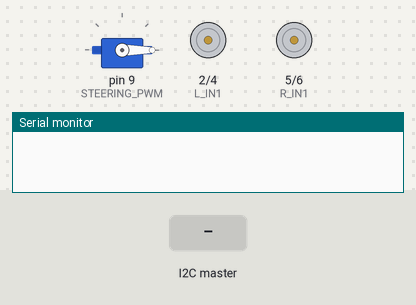
Recording of a sketch running on a simulated Arduino Uno, built with avr-gcc and run on an emulated ATmega328P. On the bench: servo, motor-driver pin pairs drawn as motors (green arrow = first pin HIGH = forward, orange = second pin HIGH = backward, longer = more drive, scaled by the enable pin), the last lines printed to the serial monitor. The inputs (shaded band) are chosen by the test bench.

Above: at 4.2 s.
4.3 s: the I2C master sends "f"
At 5.5 s:
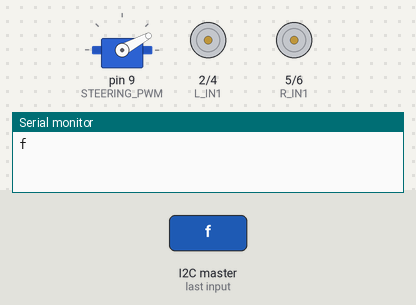
5.8 s: the I2C master sends "b"
7.3 s: the I2C master sends "r"
At 7.8 s:
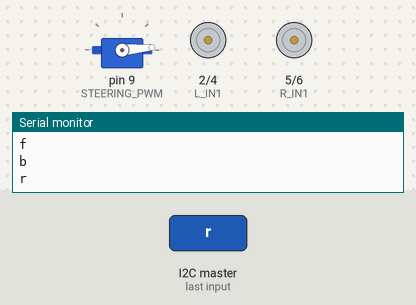
8.8 s: the I2C master sends "l"
At 10.0 s:
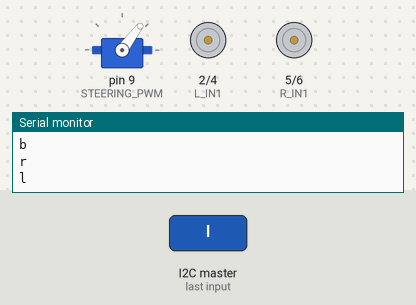
10.3 s: the I2C master sends "s"
Timing chart, 0 to 12.8 s (numbered marks = the images above; inputs shaded):
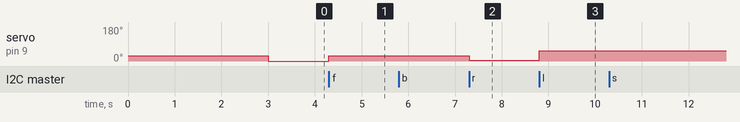

Measured:
- after the input at 4.3 s, servo on pin 9 (STEERING_PWM): 0° → 28° at once
- after the input at 7.3 s, servo on pin 9 (STEERING_PWM): 28° → 5° at once
- after the input at 8.8 s, servo on pin 9 (STEERING_PWM): 5° → 53° at once

The sketch:

jotoCar.ino
```cpp
#include <Servo.h>
#include <Wire.h>

#define R_PWM 11
#define R_IN1 5
#define R_IN2 6
#define L_PWM 10
#define L_IN1 2
#define L_IN2 4
#define STEERING_PWM 9


int SLAVE_ADDRESS = 0x04;   //I2Cのアドレス『0x04』
Servo servo;
byte value=0;
int r_pwm = 250;
int l_pwm = 250;
int steering = 0;
int stopFlag=0;

void setup() {
   Serial.begin(9600);
   //I2C接続を開始する
   Wire.begin(SLAVE_ADDRESS);

    //I2Cで受信したときに呼び出す関数を登録する
   Wire.onReceive(ReceiveMassage);

    //I2Cでリクエスト受信したときに呼び出す関数を登録する
   Wire.onRequest(RequestMassage);

   pinMode(R_IN1, OUTPUT);
   pinMode(L_IN1, OUTPUT);
   pinMode(R_IN2, OUTPUT);
   pinMode(L_IN2, OUTPUT);
   pinMode(R_PWM, OUTPUT);
   pinMode(L_PWM, OUTPUT);
   pinMode(STEERING_PWM, OUTPUT);

   servo.attach(STEERING_PWM);
   servo.write(28);//右2中央28左53
   delay(3000);
}

void loop() {
    switch(value){
      case 'f':
        steering = 28; //右2中央28左53
        l_pwm = 250; //大きいほど強くなる
        r_pwm = 250;

        //左正転
        digitalWrite(L_IN1, HIGH);
        digitalWrite(L_IN2, LOW);
//        digitalWrite(L_PWM, HIGH);
//        analogWrite(L_PWM, l_pwm);
        //右正転
        digitalWrite(R_IN1, HIGH);
        digitalWrite(R_IN2, LOW);
//        digitalWrite(R_PWM, HIGH);
//        analogWrite(R_PWM, r_pwm);
        break;

      case 'b':
        steering = 28; //右2中央28左53
        l_pwm = 10; //小さいほど強くなる
        r_pwm = 10;

        //左正転
        digitalWrite(L_IN1, LOW);
        digitalWrite(L_IN2, HIGH);
//        digitalWrite(L_PWM, LOW);
//        analogWrite(L_PWM, l_pwm);
        //右正転
        digitalWrite(R_IN1, LOW);
        digitalWrite(R_IN2, HIGH);
//        digitalWrite(R_PWM, LOW);
//        analogWrite(R_PWM, r_pwm);

        break;

      case 'r':
        steering = 5; //右2中央28左53
        l_pwm = 0;
        r_pwm = 0; //小さいほど強くなる

        //左正転
        digitalWrite(L_IN1, HIGH);
        digitalWrite(L_IN2, LOW);
//        digitalWrite(L_PWM, HIGH);
//        analogWrite(L_PWM, l_pwm);
        //右正転
        digitalWrite(R_IN1, HIGH);
        digitalWrite(R_IN2, LOW);
//        digitalWrite(R_PWM, HIGH);
//        analogWrite(R_PWM, r_pwm);
        break;

      case 'l':
        steering = 53; ////右2中央28左53
        l_pwm = 0; //小さいほど強くなる
        r_pwm = 0;

        //左正転
        digitalWrite(L_IN1, HIGH);
        digitalWrite(L_IN2, LOW);
//        digitalWrite(L_PWM, HIGH);
//        analogWrite(L_PWM, l_pwm);
        //右正転
        digitalWrite(R_IN1, HIGH);
        digitalWrite(R_IN2, LOW);
//        digitalWrite(R_PWM, HIGH);
//        analogWrite(R_PWM, r_pwm);
        break;

      case 's':
        brake();
    }
    servo.write(steering);
//    delay(10);
}

// ブレーキ
void brake() {
  digitalWrite(L_IN1, LOW);
  digitalWrite(L_IN2, LOW);
//  digitalWrite(L_PWM, HIGH);

  digitalWrite(R_IN1, LOW);
  digitalWrite(R_IN2, LOW);
//  digitalWrite(R_PWM, HIGH);

}

/*setupの後、終了するまで繰り返し呼び出される関数です*/
void ReceiveMassage(int n){
  char cmd = Wire.read();     //文字を読む
  Serial.println(cmd);       //シリアルポートにcmdを出力し表示する
  value=cmd;
}

//リクエスト要求を受けたときに「A」を送信する。
void RequestMassage(){
//  Wire.write("A");            //Aを送信
}
```
